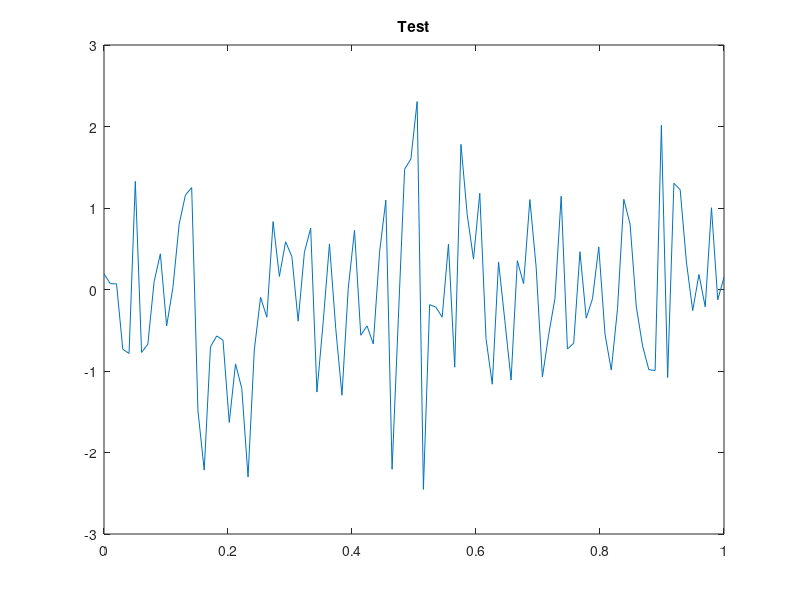

Recreate this plot in MATLAB.
function result = test_title_001
result = false;
a = figure;
plot(linspace(0,1),randn(1,100));
title('Test');
drawnow;
close(a);
result = true;
